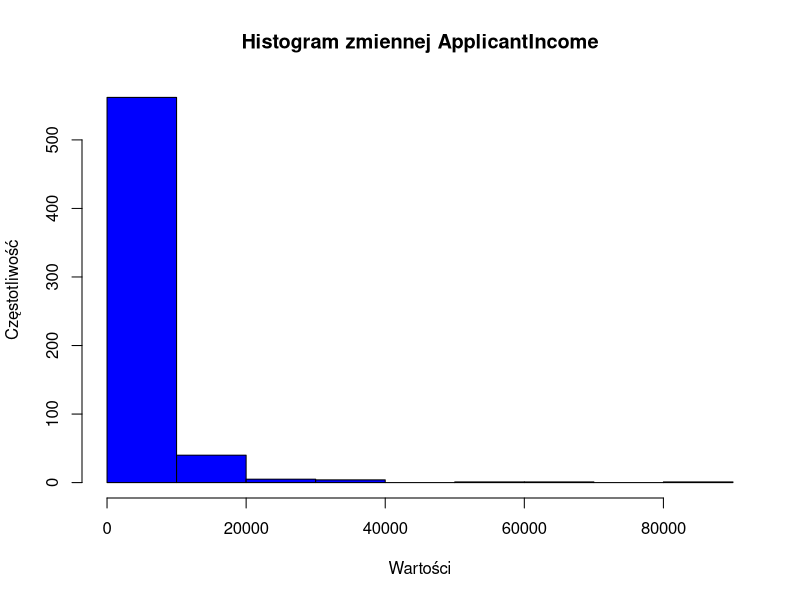
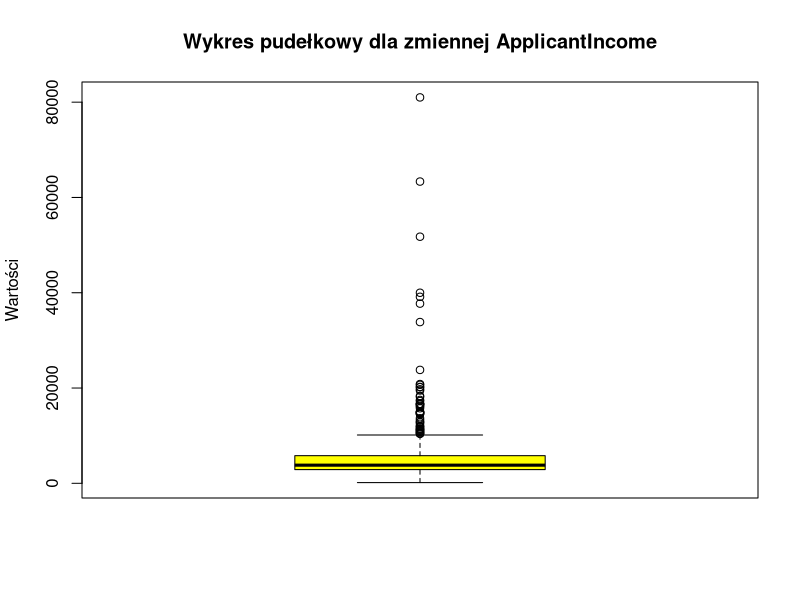
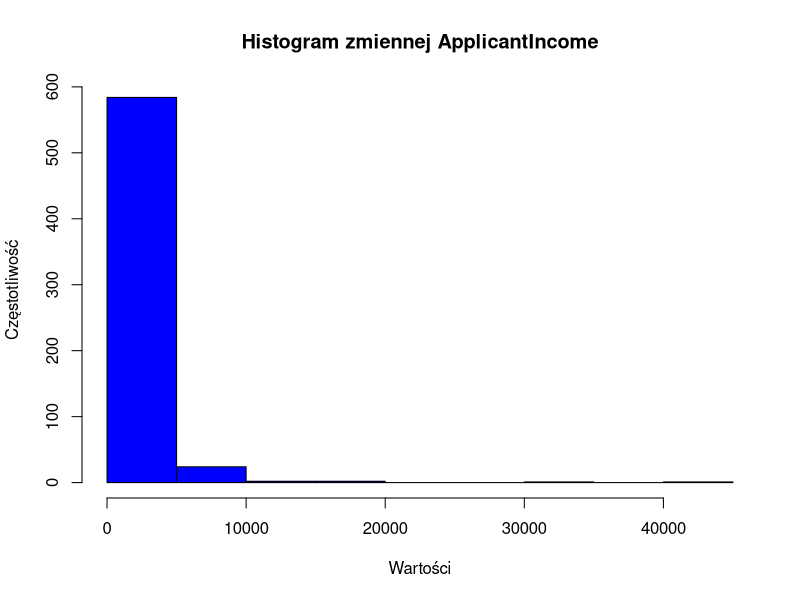
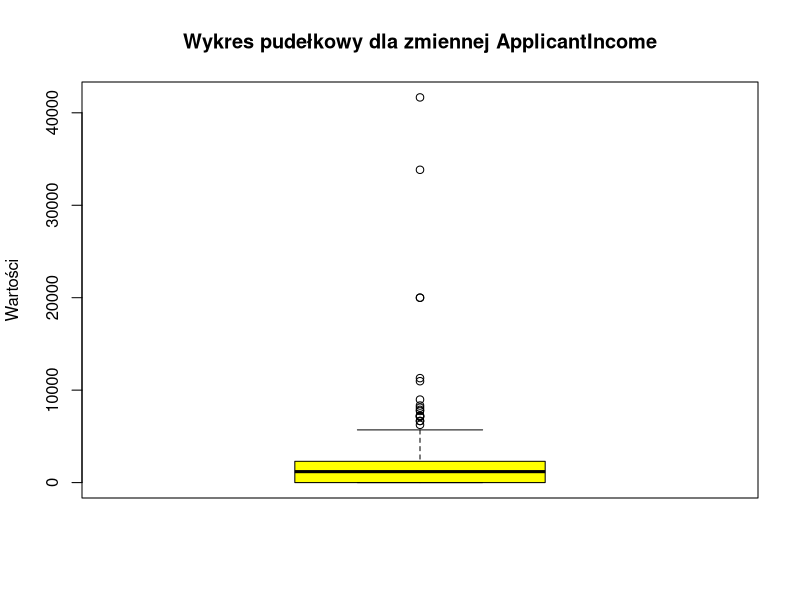
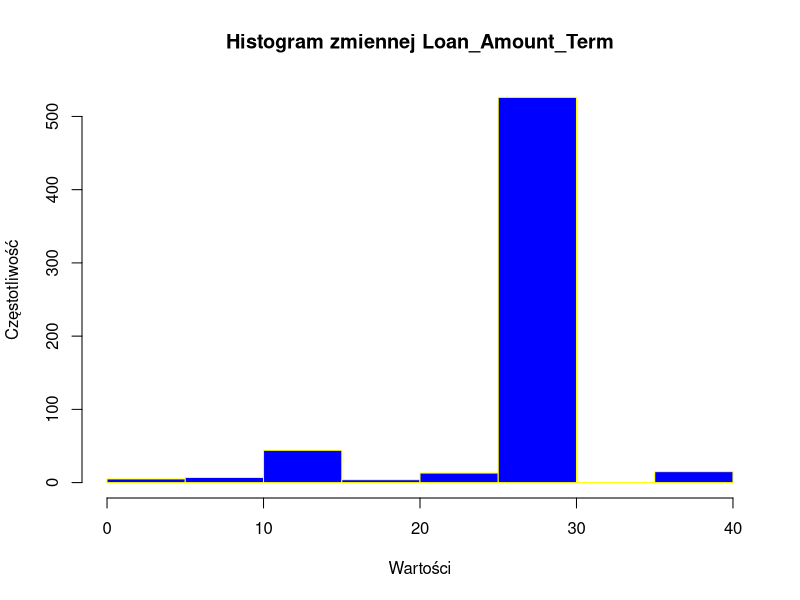
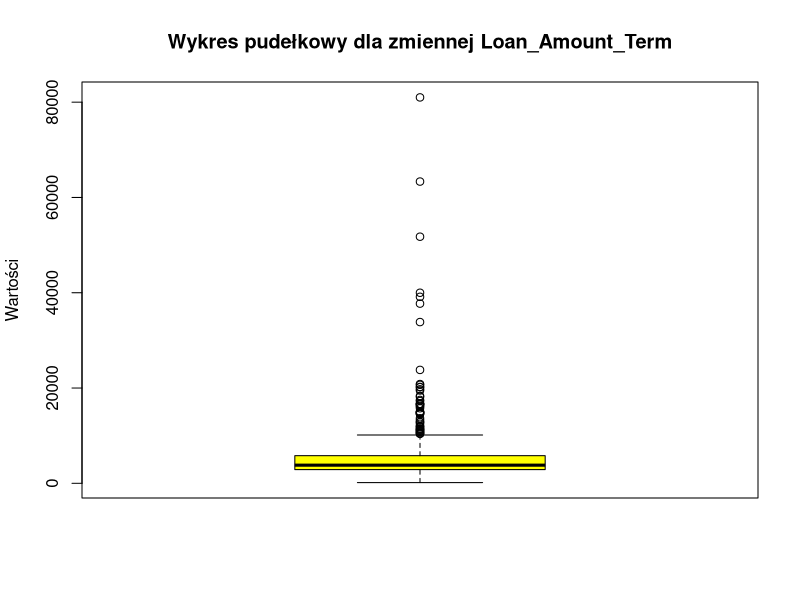
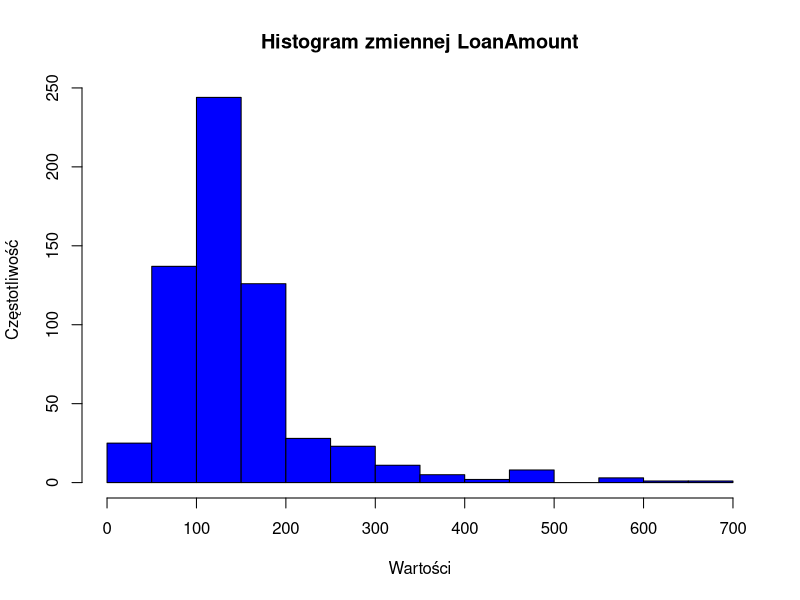
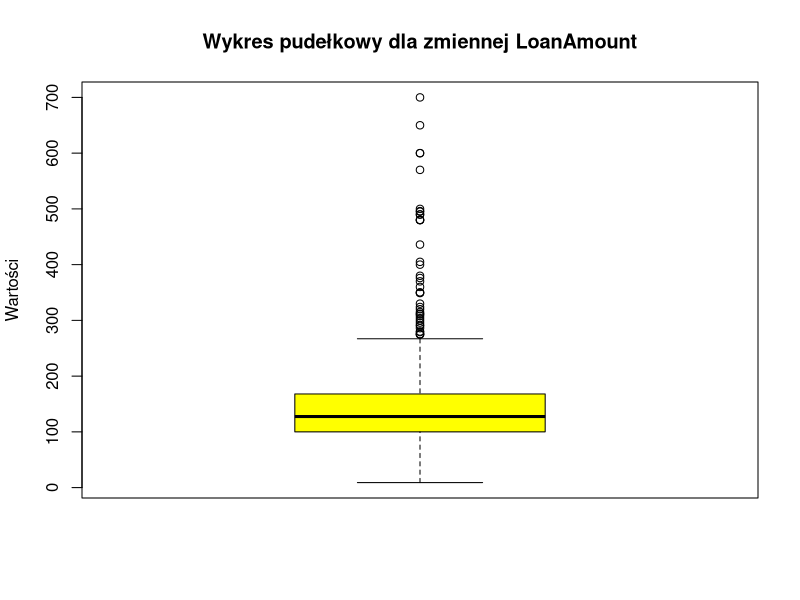

R code for these plots, in order: (Note: this script raises an error after producing the figures.)
## ---- chunk 1
dane <- read.csv("DanePoprawione.csv", header = TRUE)
dane[dane == ""] <- NA
View(dane)

dane <- as.data.frame(dane)

## ---- chunk 2
## zmienna Applicant income
## statystki opisowe
summary(dane$ApplicantIncome)
## histogram
hist(dane$ApplicantIncome,
     main = "Histogram zmiennej ApplicantIncome",   
     xlab = "Wartości",         
     ylab = "Częstotliwość",     
     col = "blue",               
     border = "black") 
## wykres pudelkowy
boxplot(dane$ApplicantIncome, 
        main = "Wykres pudełkowy dla zmiennej ApplicantIncome",  
        ylab = "Wartości",          
        col = "yellow",          
        border = "black") 

## zmienna Coapplicant income
## statystki opisowe
summary(dane$CoapplicantIncome)
## histogram
hist(dane$CoapplicantIncome,
     main = "Histogram zmiennej ApplicantIncome",   
     xlab = "Wartości",         
     ylab = "Częstotliwość",     
     col = "blue",               
     border = "black") 
## wykres pudelkowy
boxplot(dane$CoapplicantIncome, 
        main = "Wykres pudełkowy dla zmiennej ApplicantIncome",  
        ylab = "Wartości",          
        col = "yellow",          
        border = "black") 

##zmienna loan amount term 
## statystki opisowe
summary(dane$Loan_Amount_Term)
## histogram
hist(dane$Loan_Amount_Term,
     main = "Histogram zmiennej Loan_Amount_Term",   
     xlab = "Wartości",         
     ylab = "Częstotliwość",     
     col = "blue",               
     border = "yellow") 
## wykres pudelkowy
boxplot(dane$ApplicantIncome, 
        main = "Wykres pudełkowy dla zmiennej Loan_Amount_Term",  
        ylab = "Wartości",          
        col = "yellow",          
        border = "black") 

## zmienna loan amount 
## statystki opisowe
summary(dane$LoanAmount)
## histogram
hist(dane$LoanAmount,
     main = "Histogram zmiennej LoanAmount",   
     xlab = "Wartości",         
     ylab = "Częstotliwość",     
     col = "blue",               
     border = "black") 
## wykres pudelkowy
boxplot(dane$LoanAmount, 
        main = "Wykres pudełkowy dla zmiennej LoanAmount",  
        ylab = "Wartości",          
        col = "yellow",          
        border = "black") 

## zmienna TotalIncome 
summary(dane$TotalIncome)
## histogram
hist(dane$TotalIncome,
     main = "Histogram zmiennej TotalIncome",   
     xlab = "Wartości",         
     ylab = "Częstotliwość",     
     col = "blue",               
     border = "black") 
## wykres pudelkowy
boxplot(dane$TotalIncome, 
        main = "Wykres pudełkowy dla zmiennej TotalIncome",  
        ylab = "Wartości",          
        col = "yellow",          
        border = "black") 
## zmienna debt to income ratio 
summary(dane$DebtToIncomeRatio)
## histogram
hist(dane$DebtToIncomeRatio,
     main = "Histogram zmiennej DebtToIncomeRatio",   
     xlab = "Wartości",         
     ylab = "Częstotliwość",     
     col = "blue",               
     border = "black") 
## wykres pudelkowy
boxplot(dane$DebtToIncomeRatio, 
        main = "Wykres pudełkowy dla zmiennej DebtToIncomeRatio",  
        ylab = "Wartości",          
        col = "yellow",          
        border = "black") 

#zmienna gender
freq <- table(dane$Gender)
barplot(freq,
        main = "Wykres słupkowy zmiennej Gender ", 
        xlab = "Kategorie", 
        ylab = "Częstotliwość", 
        col = "green", 
        border = "black") 

#zmienna Married 
freq1<- table(dane$Married)
barplot(freq1,
        main = "Wykres słupkowy zmiennej Married", 
        xlab = "Kategorie", 
        ylab = "Częstotliwość", 
        col = "green", 
        border = "black") 

#zmienna dependents 
freq2<- table(dane$Dependents)
barplot(freq2,
        main = "Wykres słupkowy zmiennej Dependents", 
        xlab = "Kategorie", 
        ylab = "Częstotliwość", 
        col = "green", 
        border = "black") 

#zmienna education
freq3<- table(dane$Education)
barplot(freq3,
        main = "Wykres słupkowy zmiennej Education", 
        xlab = "Kategorie", 
        ylab = "Częstotliwość", 
        col = "green", 
        border = "black") 

#zmienna self employed
freq4<- table(dane$Self_Employed)
barplot(freq4,
        main = "Wykres słupkowy zmiennej Self Employed", 
        xlab = "Kategorie", 
        ylab = "Częstotliwość", 
        col = "green", 
        border = "black") 

#zmienna credit history
freq5<- table(dane$Credit_History)
barplot(freq5,
        main = "Wykres słupkowy zmiennej Credit History", 
        xlab = "Kategorie", 
        ylab = "Częstotliwość", 
        col = "green", 
        border = "black") 

#zmienna property area
freq6 <- table(dane$Property_Area)
barplot(freq6,
        main = "Wykres słupkowy zmiennej property area", 
        xlab = "Kategorie", 
        ylab = "Częstotliwość", 
        col = "green", 
        border = "black")

#zmienna loan status 
freq7 <- table(dane$Loan_Status)
barplot(freq7,
        main = "Wykres słupkowy zmiennej loan status", 
        xlab = "Kategorie", 
        ylab = "Częstotliwość", 
        col = "green", 
        border = "black")
## ---- chunk 3
# Tworzenie tabeli krzyżowej między Loan_Status i Gender
LoanStatus_vs_Gender <- table(dane$Loan_Status, dane$Gender)
print("Tabela krzyżowa:")
print(LoanStatus_vs_Gender)

# Test chi-kwadrat
# Test zależności między zmiennymi
chi_kwadrat <- chisq.test(LoanStatus_vs_Gender)
print("Wynik testu chi-kwadrat:")
print(chi_kwadrat)

# Współczynnik Craméra
# Obliczenie współczynnika Craméra (na podstawie statystyki chi-kwadrat), wskazuje siłę związku między zmiennymi (od 0 do 1).
n <- sum(LoanStatus_vs_Gender) # Łączna liczba obserwacji
phi_cramer <- sqrt(chi_kwadrat$statistic / (n * (min(dim(LoanStatus_vs_Gender)) - 1)))
names(phi_cramer) <- "Cramer's V"
print("Współczynnik Craméra:")
print(phi_cramer)

# Tworzenie wykresu mozaikowego
mosaic(LoanStatus_vs_Gender, shade = TRUE, legend = TRUE, main = "Wykres Mozaikowy: Loan_Status vs Gender")

## ---- chunk 4
# Tworzenie tabeli krzyżowej między Loan_Status i Married
LoanStatus_vs_Married <- table(dane$Loan_Status, dane$Married)
print("Tabela krzyżowa:")
print(LoanStatus_vs_Married)

# Test chi-kwadrat
# Test zależności między zmiennymi
chi_kwadrat <- chisq.test(LoanStatus_vs_Married)
print("Wynik testu chi-kwadrat:")
print(chi_kwadrat)

# Współczynnik Craméra
# Obliczenie współczynnika Craméra (na podstawie statystyki chi-kwadrat), wskazuje siłę związku między zmiennymi (od 0 do 1).
n <- sum(LoanStatus_vs_Married) # Łączna liczba obserwacji
phi_cramer <- sqrt(chi_kwadrat$statistic / (n * (min(dim(LoanStatus_vs_Married)) - 1)))
names(phi_cramer) <- "Cramer's V"
print("Współczynnik Craméra:")
print(phi_cramer)

# Tworzenie wykresu mozaikowego
mosaic(LoanStatus_vs_Married, shade = TRUE, legend = TRUE, main = "Wykres Mozaikowy: Loan_Status vs Married")

## ---- chunk 5
# Tworzenie tabeli krzyżowej między Loan_Status i Dependents
LoanStatus_vs_Dependents <- table(dane$Loan_Status, dane$Dependents)
print("Tabela krzyżowa:")
print(LoanStatus_vs_Dependents)

# Test chi-kwadrat
# Test zależności między zmiennymi
chi_kwadrat <- chisq.test(LoanStatus_vs_Dependents)
print("Wynik testu chi-kwadrat:")
print(chi_kwadrat)

# Współczynnik Craméra
# Obliczenie współczynnika Craméra (na podstawie statystyki chi-kwadrat), wskazuje siłę związku między zmiennymi (od 0 do 1).
n <- sum(LoanStatus_vs_Dependents) # Łączna liczba obserwacji
phi_cramer <- sqrt(chi_kwadrat$statistic / (n * (min(dim(LoanStatus_vs_Dependents)) - 1)))
names(phi_cramer) <- "Cramer's V"
print("Współczynnik Craméra:")
print(phi_cramer)

# Tworzenie wykresu mozaikowego
mosaic(LoanStatus_vs_Dependents, shade = TRUE, legend = TRUE, main = "Wykres Mozaikowy: Loan_Status vs Dependents")

## ---- chunk 6
# Tworzenie tabeli krzyżowej między Loan_Status i Education
LoanStatus_vs_Education <- table(dane$Loan_Status, dane$Education)
print("Tabela krzyżowa:")
print(LoanStatus_vs_Education)

# Test chi-kwadrat
# Test zależności między zmiennymi
chi_kwadrat <- chisq.test(LoanStatus_vs_Education)
print("Wynik testu chi-kwadrat:")
print(chi_kwadrat)

# Współczynnik Craméra
# Obliczenie współczynnika Craméra (na podstawie statystyki chi-kwadrat), wskazuje siłę związku między zmiennymi (od 0 do 1).
n <- sum(LoanStatus_vs_Education) # Łączna liczba obserwacji
phi_cramer <- sqrt(chi_kwadrat$statistic / (n * (min(dim(LoanStatus_vs_Education)) - 1)))
names(phi_cramer) <- "Cramer's V"
print("Współczynnik Craméra:")
print(phi_cramer)

# Tworzenie wykresu mozaikowego
mosaic(LoanStatus_vs_Education, shade = TRUE, legend = TRUE, main = "Wykres Mozaikowy: Loan_Status vs Education")

## ---- chunk 7
# Tworzenie tabeli krzyżowej między Loan_Status i Self_Employed
LoanStatus_vs_SelfEmployed <- table(dane$Loan_Status, dane$Self_Employed)
print("Tabela krzyżowa:")
print(LoanStatus_vs_SelfEmployed)

# Test chi-kwadrat
# Test zależności między zmiennymi
chi_kwadrat <- chisq.test(LoanStatus_vs_SelfEmployed)
print("Wynik testu chi-kwadrat:")
print(chi_kwadrat)

# Współczynnik Craméra
# Obliczenie współczynnika Craméra (na podstawie statystyki chi-kwadrat), wskazuje siłę związku między zmiennymi (od 0 do 1).
n <- sum(LoanStatus_vs_SelfEmployed) # Łączna liczba obserwacji
phi_cramer <- sqrt(chi_kwadrat$statistic / (n * (min(dim(LoanStatus_vs_SelfEmployed)) - 1)))
names(phi_cramer) <- "Cramer's V"
print("Współczynnik Craméra:")
print(phi_cramer)

# Tworzenie wykresu mozaikowego
mosaic(LoanStatus_vs_SelfEmployed, shade = TRUE, legend = TRUE, main = "Wykres Mozaikowy: Loan_Status vs Self_Employed")

## ---- chunk 8
# Tworzenie tabeli krzyżowej między Loan_Status i Credit_History
LoanStatus_vs_CreditHistory <- table(dane$Loan_Status, dane$Credit_History)
print("Tabela krzyżowa:")
print(LoanStatus_vs_CreditHistory)

# Test chi-kwadrat
# Test zależności między zmiennymi
chi_kwadrat <- chisq.test(LoanStatus_vs_CreditHistory)
print("Wynik testu chi-kwadrat:")
print(chi_kwadrat)

# Współczynnik Craméra
# Obliczenie współczynnika Craméra (na podstawie statystyki chi-kwadrat), wskazuje siłę związku między zmiennymi (od 0 do 1).
n <- sum(LoanStatus_vs_CreditHistory) # Łączna liczba obserwacji
phi_cramer <- sqrt(chi_kwadrat$statistic / (n * (min(dim(LoanStatus_vs_CreditHistory)) - 1)))
names(phi_cramer) <- "Cramer's V"
print("Współczynnik Craméra:")
print(phi_cramer)

# Tworzenie wykresu mozaikowego
mosaic(LoanStatus_vs_CreditHistory, shade = TRUE, legend = TRUE, main = "Wykres Mozaikowy: Loan_Status vs Credit_History")

## ---- chunk 9
# Tworzenie tabeli krzyżowej między Loan_Status i Property_Area
LoanStatus_vs_PropertyArea <- table(dane$Loan_Status, dane$Property_Area)
print("Tabela krzyżowa:")
print(LoanStatus_vs_PropertyArea)

# Test chi-kwadrat
# Test zależności między zmiennymi
chi_kwadrat <- chisq.test(LoanStatus_vs_PropertyArea)
print("Wynik testu chi-kwadrat:")
print(chi_kwadrat)

# Współczynnik Craméra
# Obliczenie współczynnika Craméra (na podstawie statystyki chi-kwadrat), wskazuje siłę związku między zmiennymi (od 0 do 1).
n <- sum(LoanStatus_vs_PropertyArea) # Łączna liczba obserwacji
phi_cramer <- sqrt(chi_kwadrat$statistic / (n * (min(dim(LoanStatus_vs_PropertyArea)) - 1)))
names(phi_cramer) <- "Cramer's V"
print("Współczynnik Craméra:")
print(phi_cramer)

# Tworzenie wykresu mozaikowego
mosaic(LoanStatus_vs_PropertyArea, shade = TRUE, legend = TRUE, main = "Wykres Mozaikowy: Loan_Status vs Property_Area")

## ---- chunk 10
# Wykres ramka-wąsy (boxplot)
boxplot(dane$ApplicantIncome ~ dane$Loan_Status,
        main = "Rozkład dochodów według statusu pożyczki",
        xlab = "Loan Status",
        ylab = "Applicant Income",
        col = c("lightblue", "lightgreen"),
        notch = TRUE)

# Jednokierunkowa ANOVA - istotność
anova_result1 <- aov(ApplicantIncome ~ Loan_Status, data = dane)
summary(anova_result1)

# Zamiana Loan_Status na wartości numeryczne
dane$Loan_Status_numeric <- ifelse(dane$Loan_Status == "Yes", 1, 0)
# Obliczenie współczynnika korelacji Pearsona
pearson_corr1 <- cor(dane$Loan_Status_numeric, dane$ApplicantIncome, use = "complete.obs")
print(paste("Współczynnik korelacji Pearsona:", pearson_corr1))

# Wykres punktowy
ggplot(dane, aes(x = Loan_Status, y = ApplicantIncome)) +
  geom_jitter(width = 0.2, height = 0, alpha = 0.6) +
  geom_boxplot(alpha = 0.5, outlier.shape = NA) +
  labs(title = "Dochody w podziale na Loan_Status",
       x = "Loan Status",
       y = "Applicant Income") +
  theme_minimal()

Wykres1 <- scatter_plot(dane$Loan_Status, dane$ApplicantIncome, "Wykres rozrzutu Loan Status vs Applicant Income")

## ---- chunk 11
# Wykres ramka-wąsy (boxplot)
boxplot(dane$LoanAmount ~ dane$Loan_Status,
        main = "Rozkład wielkości pożyczki według statusu pożyczki",
        xlab = "Loan Status",
        ylab = "Loan Amount",
        col = c("lightblue", "lightgreen"),
        notch = TRUE)

# Jednokierunkowa ANOVA - istotność
anova_result2 <- aov(LoanAmount ~ Loan_Status, data = dane)
summary(anova_result2)

# Zamiana Loan_Status na wartości numeryczne
dane$Loan_Status_numeric <- ifelse(dane$Loan_Status == "Yes", 1, 0)
# Obliczenie współczynnika korelacji Pearsona
pearson_corr2 <- cor(dane$Loan_Status_numeric, dane$LoanAmount, use = "complete.obs")
print(paste("Współczynnik korelacji Pearsona:", pearson_corr2))

# Wykres punktowy
ggplot(dane, aes(x = Loan_Status, y = LoanAmount)) +
  geom_jitter(width = 0.2, height = 0, alpha = 0.6) +
  geom_boxplot(alpha = 0.5, outlier.shape = NA) +
  labs(title = "Dochody w podziale na Loan_Status",
       x = "Loan Status",
       y = "Loan Amount") +
  theme_minimal()

Wykres2 <- scatter_plot(dane$Loan_Status, dane$LoanAmount, "Wykres rozrzutu Loan Status vs Loan Amount")

## ---- chunk 12
# Wykres ramka-wąsy (boxplot)
boxplot(dane$TotalIncome ~ dane$Loan_Status,
        main = "Rozkład wielkości pożyczki według statusu pożyczki",
        xlab = "Loan Status",
        ylab = "Tota lIncome",
        col = c("lightblue", "lightgreen"),
        notch = TRUE)

# Jednokierunkowa ANOVA - istotność
anova_result3 <- aov(TotalIncome ~ Loan_Status, data = dane)
summary(anova_result3)

# Zamiana Loan_Status na wartości numeryczne
dane$Loan_Status_numeric <- ifelse(dane$Loan_Status == "Yes", 1, 0)
# Obliczenie współczynnika korelacji Pearsona
pearson_corr3 <- cor(dane$Loan_Status_numeric, dane$TotalIncome, use = "complete.obs")
print(paste("Współczynnik korelacji Pearsona:", pearson_corr3))

# Wykres punktowy
ggplot(dane, aes(x = Loan_Status, y = TotalIncome)) +
  geom_jitter(width = 0.2, height = 0, alpha = 0.6) +
  geom_boxplot(alpha = 0.5, outlier.shape = NA) +
  labs(title = "Dochody w podziale na Loan_Status",
       x = "Loan Status",
       y = "Total Income") +
  theme_minimal()

Wykres3 <- scatter_plot(dane$Loan_Status, dane$TotalIncome, "Wykres rozrzutu Loan Status vs Total Income")

## ---- chunk 13
grid.arrange(Wykres1, Wykres2, Wykres3, nrow = 3)

## ---- chunk 14

## ---- chunk 15

## ---- chunk 16

## ---- chunk 17

